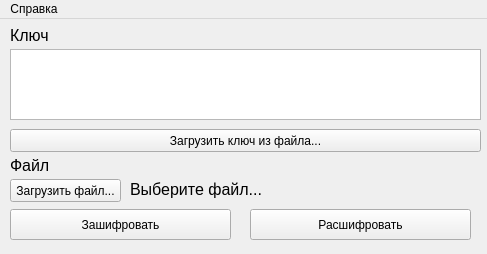
<?xml version="1.0" encoding="UTF-8"?>
<ui version="4.0">
 <class>MainWindow</class>
 <widget class="QMainWindow" name="MainWindow">
  <property name="geometry">
   <rect>
    <x>0</x>
    <y>0</y>
    <width>487</width>
    <height>254</height>
   </rect>
  </property>
  <property name="windowTitle">
   <string>MainWindow</string>
  </property>
  <widget class="QWidget" name="centralwidget">
   <widget class="QPlainTextEdit" name="entryKey">
    <property name="geometry">
     <rect>
      <x>10</x>
      <y>30</y>
      <width>471</width>
      <height>71</height>
     </rect>
    </property>
   </widget>
   <widget class="QLabel" name="label">
    <property name="geometry">
     <rect>
      <x>10</x>
      <y>10</y>
      <width>47</width>
      <height>13</height>
     </rect>
    </property>
    <property name="font">
     <font>
      <pointsize>12</pointsize>
     </font>
    </property>
    <property name="text">
     <string>Ключ</string>
    </property>
   </widget>
   <widget class="QPushButton" name="buttonKeyFile">
    <property name="geometry">
     <rect>
      <x>10</x>
      <y>110</y>
      <width>471</width>
      <height>23</height>
     </rect>
    </property>
    <property name="text">
     <string>Загрузить ключ из файла...</string>
    </property>
   </widget>
   <widget class="QPushButton" name="buttonSelectFile">
    <property name="geometry">
     <rect>
      <x>10</x>
      <y>160</y>
      <width>111</width>
      <height>23</height>
     </rect>
    </property>
    <property name="text">
     <string>Загрузить файл...</string>
    </property>
   </widget>
   <widget class="QLabel" name="label_2">
    <property name="geometry">
     <rect>
      <x>10</x>
      <y>140</y>
      <width>47</width>
      <height>13</height>
     </rect>
    </property>
    <property name="font">
     <font>
      <pointsize>12</pointsize>
     </font>
    </property>
    <property name="text">
     <string>Файл</string>
    </property>
   </widget>
   <widget class="QLabel" name="labelFileName">
    <property name="geometry">
     <rect>
      <x>130</x>
      <y>160</y>
      <width>341</width>
      <height>21</height>
     </rect>
    </property>
    <property name="font">
     <font>
      <pointsize>12</pointsize>
     </font>
    </property>
    <property name="autoFillBackground">
     <bool>true</bool>
    </property>
    <property name="text">
     <string>Выберите файл...</string>
    </property>
   </widget>
   <widget class="QPushButton" name="buttonEncode">
    <property name="geometry">
     <rect>
      <x>10</x>
      <y>190</y>
      <width>221</width>
      <height>31</height>
     </rect>
    </property>
    <property name="text">
     <string>Зашифровать</string>
    </property>
   </widget>
   <widget class="QPushButton" name="buttonDecode">
    <property name="geometry">
     <rect>
      <x>250</x>
      <y>190</y>
      <width>221</width>
      <height>31</height>
     </rect>
    </property>
    <property name="text">
     <string>Расшифровать</string>
    </property>
   </widget>
  </widget>
  <widget class="QMenuBar" name="menubar">
   <property name="geometry">
    <rect>
     <x>0</x>
     <y>0</y>
     <width>487</width>
     <height>21</height>
    </rect>
   </property>
   <widget class="QMenu" name="menu">
    <property name="title">
     <string>Справка</string>
    </property>
    <addaction name="actionHelp"/>
   </widget>
   <addaction name="menu"/>
  </widget>
  <action name="actionHelp">
   <property name="text">
    <string>О программе</string>
   </property>
  </action>
 </widget>
 <resources/>
 <connections/>
</ui>
